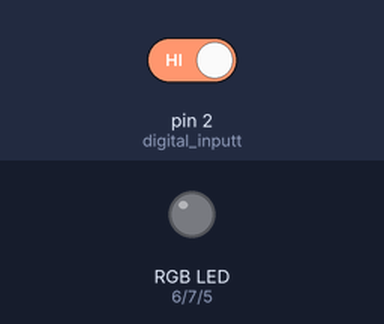
Recording of a sketch running on a simulated Arduino Uno, built with avr-gcc and run on an emulated ATmega328P. On the bench: an RGB LED mixed from three pins (HIGH = lit). The inputs (shaded band) are chosen by the test bench; at power-on: pin 2 (digital_inputt) HIGH.

Above: at 1.8 s.
1.9 s: pin 2 (digital_inputt) driven LOW
At 3.4 s:
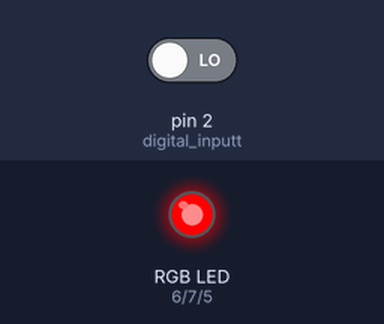
At 13.4 s:
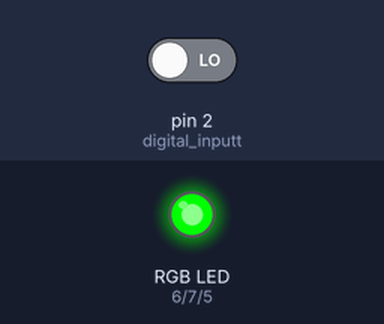
Timing chart, 0 to 23.5 s (numbered marks = the images above; inputs shaded):
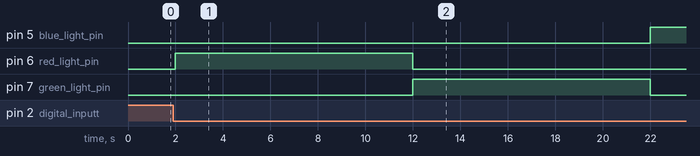

Measured:
- after the input at 1.9 s, pin 5 (blue_light_pin): LOW → HIGH after 20.1 s; pin 6 (red_light_pin): LOW → HIGH after 0.10 s, → LOW 10.0 s later; pin 7 (green_light_pin): LOW → HIGH after 10.1 s, → LOW 10.0 s later

The sketch:

sketch_sep17e.ino
```cpp
int digital_inputt= 2;
int red_light_pin= 6;
int green_light_pin = 7;
int blue_light_pin = 5;
void setup(){
 Serial.begin(9600);
 pinMode(digital_inputt, INPUT);
 pinMode(red_light_pin, OUTPUT);
  pinMode(green_light_pin, OUTPUT);
  pinMode(blue_light_pin, OUTPUT);
}
void loop(){
  int val = digitalRead(digital_inputt);
 // send text to the Serial Monitor
 //Serial.println("Hello, world!");
 if (val == 0){
  RGB_color(255, 0, 0); // Red
  delay(10000);
  RGB_color(0, 255, 0); // Green
  delay(10000);
  RGB_color(0, 0, 255); // Blue
  delay(10000);
  RGB_color(255, 255, 125); // Raspberry
  delay(10000);
  RGB_color(0, 255, 255); // Cyan
  delay(10000);
  RGB_color(255, 0, 255); // Magenta
  delay(10000);
  RGB_color(255, 255, 0); // Yellow
  delay(10000);
  RGB_color(255, 255, 255); // White
  delay(10000);
  RGB_color(0, 0, 0); // off
 }
 // pause for one-half second
 delay(500);
}

void RGB_color(int red_light_value, int green_light_value, int blue_light_value)
 {
  analogWrite(red_light_pin, red_light_value);
  analogWrite(green_light_pin, green_light_value);
  analogWrite(blue_light_pin, blue_light_value);
}
```
